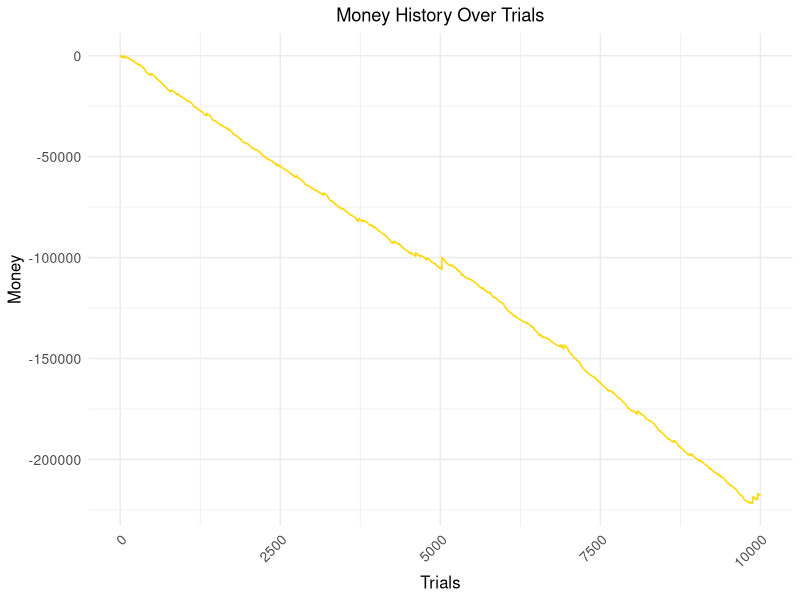

Here is the R script that generated this plot:
#required package
library(ggplot2)
library(dplyr)

#number of trials
trials<-10000

#amount of money (set it to 0 to know the gains and losses)
money<-0

#data of amount of money of each trial
money_history <- numeric(trials)

#all the numbers on the KENO card
lottery_numbers<-c(1:80)

for (trial in (1:trials)){
  
  #track the progress
  print(trial)
  
  #number of spots (numbers) to play
  spots<-sample(c(1:10), size = 1, replace = TRUE)
  
  #numbers that players picked
  numbers_picked<-sample(lottery_numbers, size=spots, replace = FALSE)
  
  #the amount of bet per draw
  bets<-sample(c(1,2,3,4,5,10,15,20), size = 1, replace = TRUE)
  
  #numbers of drawing
  drawings<-sample(c(1,2,3,4,5,10,20), size = 1, replace = TRUE)
  
  #subtract the amount of bettings times the number of drawings
  money<-money-(bets*drawings)
  
  #storage for the result of the 
  results<-NA
  
  #for loop of different numbers for each number of draw
  for (n in (1:drawings)){
    
    #number selected per draw
    numbers<-sample(lottery_numbers, size=20, replace = FALSE)
    
    #number of player's number match with the draws
    matching_counts<-sum(numbers_picked %in% numbers)
    
    #save the number of matching into the variable results
    results[n]<-matching_counts
  }
  
  #check the number of matching to see if the player wins
  for (i in (1:drawings)){
    if (spots==10){
      if (results[i]==10){
        money<-money+(bets*100000)
      } else if (results[i]==9){
        money<-money+(bets*5000)
      } else if (results[i]==8){
        money<-money+(bets*300)
      } else if (results[i]==7){
        money<-money+(bets*45)
      } else if (results[i]==6){
        money<-money+(bets*10)
      } else if (results[i]==5){
        money<-money+(bets*2)
      } else if (results[i]==0){
        money<-money+(bets*5)
      }
    } else if (spots == 9){
      if (results[i] == 9){
        money<-money+(bets*30000)
      } else if (results[i] == 8){
        money<-money+(bets*3000)
      } else if (results[i] == 7){
        money<-money+(bets*125)
      } else if (results[i] == 6){
        money<-money+(bets*20)
      } else if (results[i] == 5){
        money<-money+(bets*5)
      } else if (results[i] == 4){
        money<-money+(bets)
      }
    } else if (spots == 8){
      if (results[i] == 8){
        money<-money+(bets*10000)
      } else if (results[i] == 7){
        money<-money+(bets*550)
      } else if (results[i] == 6){
        money<-money+(bets*75)
      } else if (results[i] == 5){
        money<-money+(bets*6)
      } else if (results[i] == 4){
        money<-money+(bets*2)
      } 
    } else if (spots == 7){
      if (results[i] == 7){
        money<-money+(bets*5000)
      } else if (results[i] == 6){
        money<-money+(bets*100)
      } else if (results[i] == 5){
        money<-money+(bets*15)
      } else if (results[i] == 4){
        money<-money+(bets*2)
      } else if (results[i] == 3){
        money<-money+(bets)
      } 
    } else if (spots == 6){
      if (results[i] == 6){
        money<-money+(bets*1000)
      } else if (results[i] == 5){
        money<-money+(bets*55)
      } else if (results[i] == 4){
        money<-money+(bets*6)
      } else if (results[i] == 3){
        money<-money+(bets)
      } 
    } else if (spots == 5){
      if (results[i] == 5){
        money<-money+(bets*330)
      } else if (results[i] == 4){
        money<-money+(bets*20)
      } else if (results[i] == 3){
        money<-money+(bets*2)
      } 
    } else if (spots == 4){
      if (results[i] == 4){
        money<-money+(bets*60)
      } else if (results[i] == 3){
        money<-money+(bets*5)
      } else if (results[i] == 2){
        money<-money+(bets)
      } 
    } else if (spots == 3){
      if (results[i] == 3){
        money<-money+(bets*25)
      } else if (results[i] == 2){
        money<-money+(bets*2)
      } 
    } else if (spots == 2){
      if (results[i] == 2){
        money<-money+(bets*10)
      } 
    } else if (spots == 1){
      if (results[i] == 1){
        money<-money+(bets*2)
      }
    }
  }
  
  money_history[trial]<-money
}

# Create a data frame for plotting
plot_data <- data.frame(trial = 1:trials, money = money_history)

# Plot using ggplot2
ggplot(plot_data, aes(x = trial, y = money)) +
  geom_line(color = "gold") +
  labs(x = "Trials", y = "Money", title = "Money History Over Trials") +
  theme_minimal() +
  theme(plot.title = element_text(hjust = 0.5),
        axis.title = element_text(size = 12),
        axis.text = element_text(size = 10),
        axis.text.x = element_text(angle = 45, hjust = 1))


#print the amount of money
cat("Total money: ", ifelse(sign(money) == -1, "-$", "$"), abs(money),sep="")

  
  
  
  
  
  
  
  



